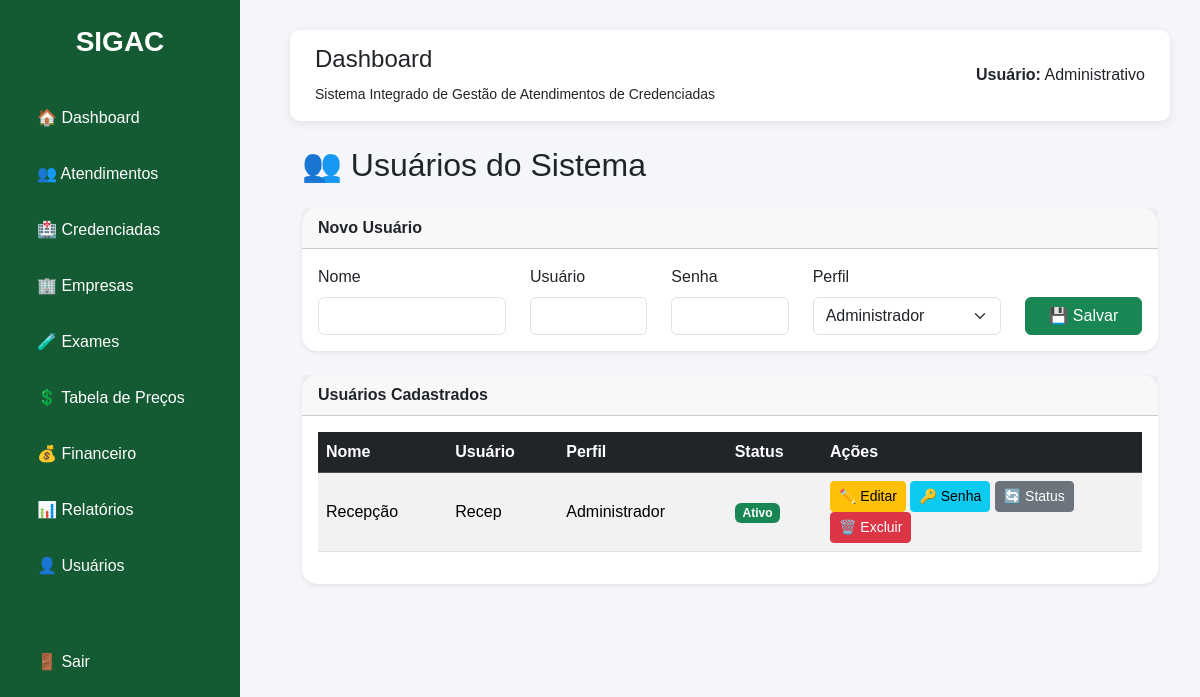
The page /usuarios on the database its author committed.
### tables this page shows
CREATE TABLE usuarios(

        id INTEGER PRIMARY KEY AUTOINCREMENT,

        nome TEXT NOT NULL,

        usuario TEXT NOT NULL UNIQUE,

        senha TEXT NOT NULL,

        perfil TEXT NOT NULL,

        ativo INTEGER DEFAULT 1

    );

### routes/usuarios.py (the view, shortened to what this page needs)
    @app.route("/usuarios", methods=["GET", "POST"])
    def usuarios():
        conexao = conectar()
        cursor = conexao.cursor()
        cursor.execute("""
            SELECT *
            FROM usuarios
            ORDER BY nome
        """)
        usuarios = cursor.fetchall()
        conexao.close()
        return render_template(
            "usuarios.html",
            usuarios=usuarios
        )

### database/database.py (called while the page is built)
def conectar():
    conexao = sqlite3.connect("sigac.db")
    conexao.row_factory = sqlite3.Row
    return conexao

### templates/usuarios.html (shortened to what this page needs)
{% extends "base.html" %}
{% block conteudo %}
<div class="container-fluid">
    <h2 class="mb-4">
        👥 Usuários do Sistema
    </h2>
    <div class="card shadow-sm">
        <div class="card-header">
            <strong>Novo Usuário</strong>
        </div>
        <div class="card-body">
            <form method="POST">
                <div class="row">
                    <div class="col-md-3">
                        <label class="form-label">
                            Nome
                        </label>
                        <input
                            type="text"
                            name="nome"
                            class="form-control"
                            required>
                    </div>
                    <div class="col-md-2">
                        <label class="form-label">
                            Usuário
                        </label>
                        <input
                            type="text"
                            name="usuario"
                            class="form-control"
                            required>
                    </div>
                    <div class="col-md-2">
                        <label class="form-label">
                            Senha
                        </label>
                        <input
                            type="password"
                            name="senha"
                            class="form-control"
                            required>
                    </div>
                    <div class="col-md-3">
                        <label class="form-label">
                            Perfil
                        </label>
                        <select
                            name="perfil"
                            class="form-select">
                            <option>Administrador</option>
                        </select>
                    </div>
                    <div class="col-md-2 d-flex align-items-end">
                        <button
                            class="btn btn-success w-100">
                            💾 Salvar
                        </button>
                    </div>
                </div>
            </form>
        </div>
    </div>
    <div class="card shadow-sm mt-4">
        <div class="card-header">
            <strong>Usuários Cadastrados</strong>
        </div>
        <div class="card-body">
            <table class="table table-striped table-hover align-middle">
                <thead class="table-dark">
                    <tr>
                        <th>Nome</th>
                        <th>Usuário</th>
                        <th>Perfil</th>
                        <th>Status</th>
                        <th width="320">Ações</th>
                    </tr>
                </thead>
                <tbody>
                                        {% for u in usuarios %}
                    <tr>
                        <td>
                            {{ u.nome }}
                        </td>
                        <td>
                            {{ u.usuario }}
                        </td>
                        <td>
                            {{ u.perfil }}
                        </td>
                        <td>
                            {% if u.ativo %}
                                <span class="badge bg-success">
                                    Ativo
                                </span>
                            {% else %}
                                <span class="badge bg-danger">
                                    Inativo
                                </span>
                            {% endif %}
                        </td>
                        <td>
                            <a
                                href="/editar_usuario/{{ u.id }}"
                                class="btn btn-warning btn-sm">
                                ✏️ Editar
                            </a>
                            <a
                                href="/alterar_senha/{{ u.id }}"
                                class="btn btn-info btn-sm">
                                🔑 Senha
                            </a>
                            <a
                                href="/alterar_status_usuario/{{ u.id }}"
                                class="btn btn-secondary btn-sm">
                                🔄 Status
                            </a>
                            <a
                                href="/excluir_usuario/{{ u.id }}"
                                class="btn btn-danger btn-sm"
                                onclick="return confirm('Deseja realmente excluir este usuário?')">
                                🗑️ Excluir
                            </a>
                        </td>
                    </tr>
                    {% endfor %}
                                    </tbody>
            </table>
        </div>
    </div>
</div>
{% endblock %}

### templates/base.html (style rules this page uses)
body { background:#f4f6f9; font-family:Arial, Helvetica, sans-serif; }
.card { border:none; border-radius:15px; }

### rows shown on the page
usuarios: nome "Recepção", usuario "Recep", perfil "Administrador", ativo "Ativo"
